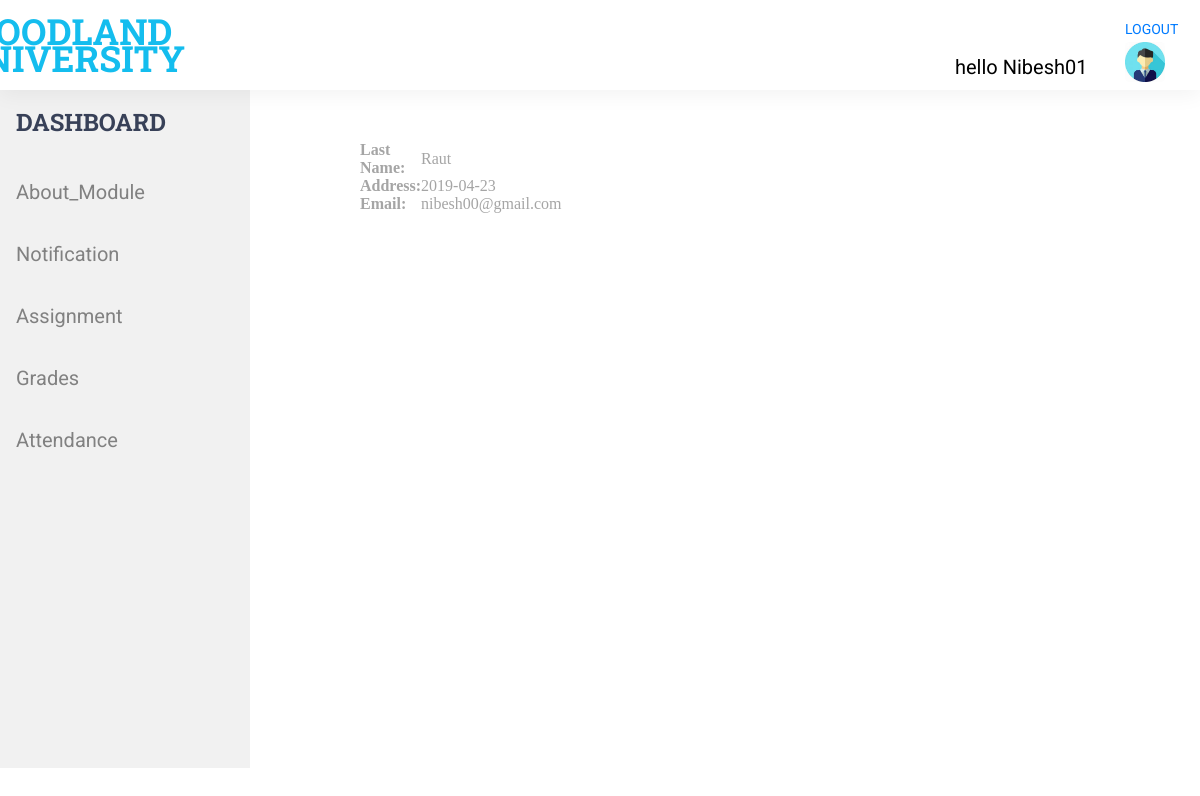
Page /module_leader/profile.php (signed in) on the committed database.
### tables this page shows
CREATE TABLE `tbl_user` (
  `id` int(11) NOT NULL,
  `f_name` varchar(255) NOT NULL,
  `l_name` varchar(255) NOT NULL,
  `username` varchar(255) NOT NULL,
  `password` varchar(255) NOT NULL,
  `address` varchar(255) NOT NULL,
  `nationality` varchar(255) NOT NULL,
  `dob` date NOT NULL,
  `gender` varchar(255) NOT NULL,
  `p_challenged` varchar(255) NOT NULL,
  `contact_number` varchar(255) NOT NULL,
  `email` varchar(255) NOT NULL,
  `user_type` varchar(255) NOT NULL,
  `archive` varchar(255) DEFAULT 'no'
);

### module_leader/profile.php (the view, shortened to what this page needs)
	<?php
 $pdo = new PDO('mysql:dbname=group_project; host=localhost','root','');
?>
<?php
 require'module_leader_sidebar.php';
?>
<!DOCTYPE html>
<html>
<head>
	<link rel="stylesheet" type="text/css" href="../styles/bootstrap4/bootstrap.min.css">
<link rel="stylesheet" type="text/css" href="../styles/main_styles.css">
<link rel="stylesheet" type="text/css" href="../styles/responsive.css">
<link rel="stylesheet" type="text/css" href="../styles/style.css">
</head>
<body>
<header class="header">
		<div class="header_container">
			<div class="container">
				<div class="row">
					<div class="col">
						<div class="header_content d-flex flex-row align-items-center justify-content-start">
							<div class="logo_container">
									<div class="logo_text">W<span>OODLAND<br>UNIVERSITY</span></div>
							</div>
							<?php
							if(isset($_SESSION['sess_login'])){
      ?>
        <nav>
          <ul>
          	<div class="profile_logo" style="margin-left: 940px; margin-top: 10px;">
          	  <li><a href="../logout.php">LOGOUT</a></li>
            <a href="profile.php"> <img src="profile.jpg" name="profile" style="width: 40px;
border-radius: 5px;
/*margin-left: 900%;*/
 margin-top: 10%;"></a></div>
 <div class="username" style="margin-left: 770px; font-size: 20px; margin-top: -30px;color: black;">
            <?php
            echo "hello ". $_SESSION['sess_login'] ;
            ?>
 </div>
          </ul>
        </nav>
      <?php
    }
 ?>
						</div>
					</div>
				</div>
			</div>
		</div>
	</header>
	<section>
		<main>
<div>
			<div class="courses">
		<div class="section_background parallax-window" data-parallax="scroll" data-image-src="../images/courses_background.jpg" data-speed="0.8" style="height: 100%; position: fixed;"></div>
		</div>
		<div class="student_number_display">
			 <?php
			 $id1 = $_SESSION['sess_login'];
        $users = $pdo->prepare('SELECT * FROM tbl_user where username=:username');
	$users->execute(['username'=> $id1]);
foreach ($users as $row) {
echo "<table>";
echo "<b>";
	 				echo "<tr>";
	 					echo "<td>";
	 						echo "<b> Last Name: </b>";
	 					echo "</td>";
	 					echo "<td>";
	 						echo $row['l_name'];
	 					echo "</td>";
	 				echo "</tr>";
	 				echo "<tr>";
	 					echo "<td>";
	 						echo "<b> Address: </b>";
	 					echo "</td>";
	 					echo "<td>";
	 						echo"" .$row['address'];
	 					echo "</td>";
	 				echo "</tr>";
	 				echo "<tr>";
	 					echo "<td>";
	 						echo "<b> Email: </b>";
	 					echo "</td>";
	 					echo "<td>";
	 						echo $row['email'];
	 					echo "</td>";
	 				echo "</tr>";
 				echo "</table>";
}
 			?>
		</div>
		</main>
	</section>
</body>
</html>

### styles/main_styles.css (style rules this page uses)
* { margin: 0; padding: 0; -webkit-font-smoothing: antialiased; -webkit-text-shadow: rgba(0,0,0,.01) 0 0 1px; text-shadow: rgba(0,0,0,.01) 0 0 1px; }
body { font-family: 'Roboto', sans-serif; font-size: 14px; font-weight: 400; background: #FFFFFF; color: #a5a5a5; }
div { display: block; position: relative; -webkit-box-sizing: border-box; -moz-box-sizing: border-box; box-sizing: border-box; }
ul { list-style: none; margin-bottom: 0px; }
a, a:hover, a:visited, a:active, a:link { text-decoration: none; -webkit-font-smoothing: antialiased; -webkit-text-shadow: rgba(0,0,0,.01) 0 0 1px; text-shadow: rgba(0,0,0,.01) 0 0 1px; }
.header { position: fixed; top: 0; left: 0; width: 100%; z-index: 100; box-shadow: 0px 5px 20px rgba(0,0,0,0.05); -webkit-transition: all 200ms ease; -moz-transition: all 200ms ease; -ms-transition: all 200ms ease; -o-transition: all 200ms ease; transition: all 200ms ease; }
.header_container { width: 100%; background: #FFFFFF; }
.header_content { height: 90px; -webkit-transition: all 200ms ease; -moz-transition: all 200ms ease; -ms-transition: all 200ms ease; -o-transition: all 200ms ease; transition: all 200ms ease; }
.logo, .logo_text { display: inline-block; }
.logo_text { font-family: 'Roboto Slab', serif; font-size: 36px; font-weight: 700; line-height: 0.75; color: #384158; vertical-align: middle; margin-left: 7px; -webkit-transition: all 200ms ease; -moz-transition: all 200ms ease; -ms-transition: all 200ms ease; -o-transition: all 200ms ease; transition: all 200ms ease; }
.logo_text span { color: #14bdee; }
.section_background { position: absolute; top: 0; left: 0; width: 100%; height: 100%; }
.courses { width: 100%; padding-top: 93px; padding-bottom: 100px; }

### styles/style.css (style rules this page uses)
body { width: 100%; height: 100%; }

### module_leader/profile.php (style rules this page uses)
.profile_logo { width: 20px; border-radius: 5px; margin-left: 600%; margin-top: 15%; }
.student_number_display { background-color: white; margin-left: 30%; margin-top: -4.3%; position: fixed; width: 10%; height: 20%; border-radius: 10px; font-family: serif; font-weight: bold; text-align: center; font-size: 20px; }

### rows in the picture
tbl_user: l_name "Raut", address "2019-04-23", email "nibesh00@gmail.com"

### other values in the picture
$_SESSION['sess_login'] "Nibesh01"
